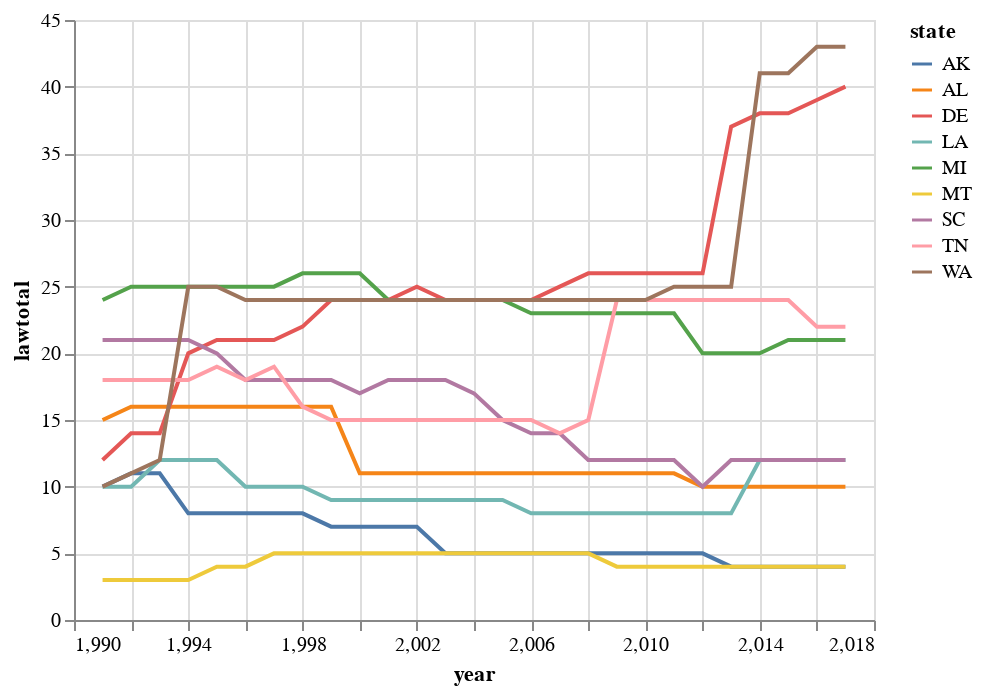

Notebook cell for this chart:
### Markdown cell above
**Bar plot of the total number of gun laws for the top 9 states with the most shootings per capita (not including D.C.) from 1991-2017**

### Code cell
Chart(df_legislation_top_9).mark_line().encode(
    x="year",
    y="lawtotal",
    color="state"
)

### Figure 1 — Vega-Lite specification as saved in the notebook (floating-point values rounded to 4 significant figures; data arrays with more than 128 entries replaced by an {"elided": "..."} marker saying what was removed)
{"config": {"view": {"continuousWidth": 400, "continuousHeight": 300}}, "data": {"name": "data-5c1f297bd89336b594a9a293907c22ab"}, "mark": "line", "encoding": {"color": {"field": "state", "type": "nominal"}, "x": {"field": "year", "type": "quantitative"}, "y": {"field": "lawtotal", "type": "quantitative"}}, "$schema": "https://vega.github.io/schema/vega-lite/v4.17.0.json", "datasets": {"data-5c1f297bd89336b594a9a293907c22ab": {"elided": "243 records"}}}
